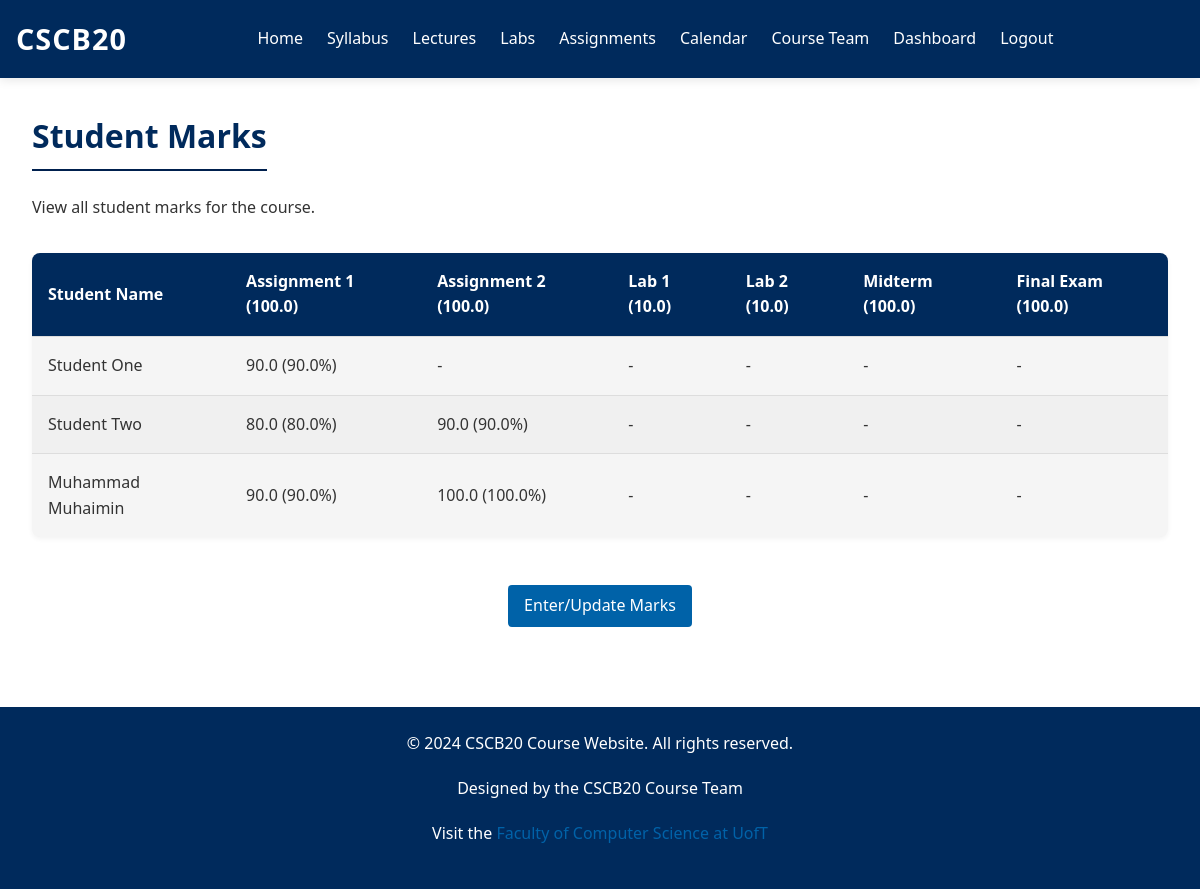
The app's page /instructor/marks (signed in), older data.
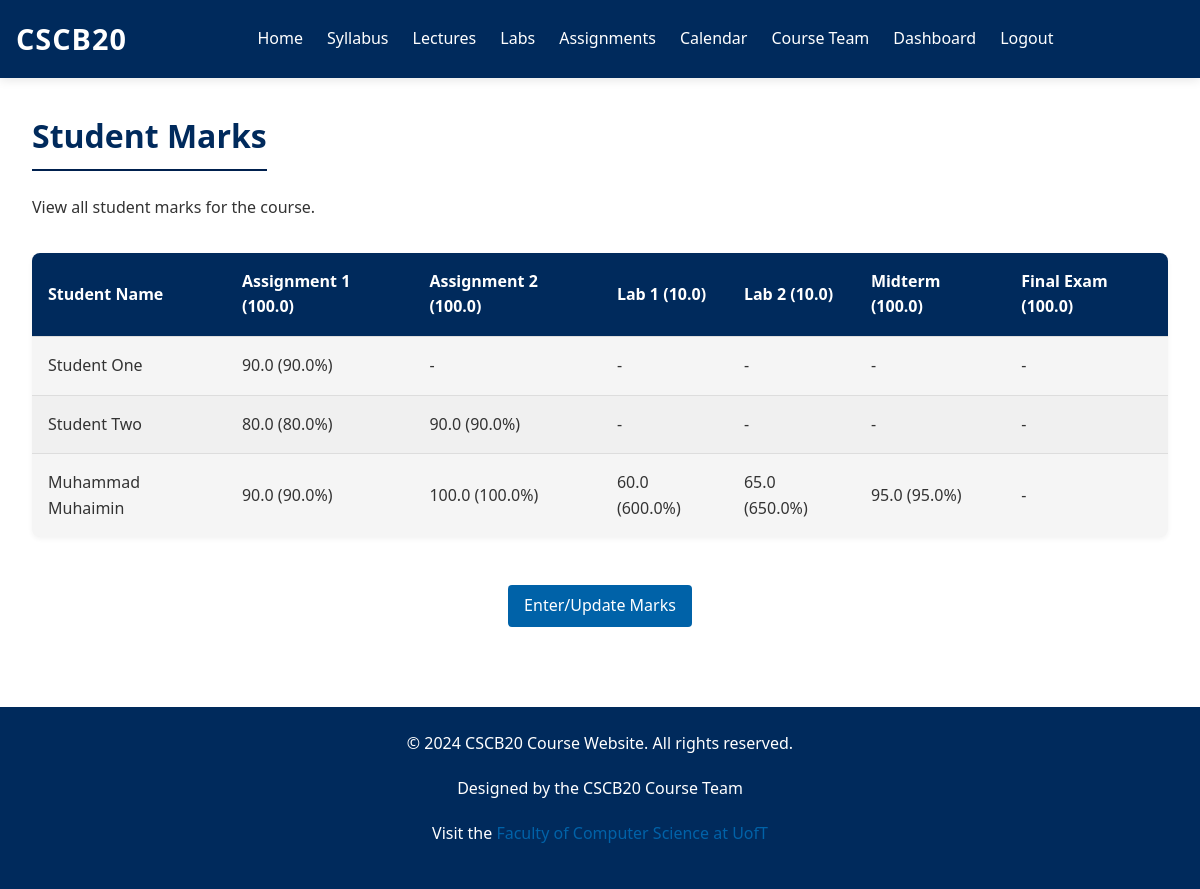
The same page, newer data.
### app.py (models this page shows, shortened)
class Assignment(db.Model):
    id = db.Column(db.Integer, primary_key=True)
    name = db.Column(db.String(100), nullable=False)
    type = db.Column(db.String(20), nullable=False)
    max_mark = db.Column(db.Float, nullable=False)
    marks = db.relationship('Mark', backref='assignment', lazy=True)
    remark_requests = db.relationship('RemarkRequest', backref='assignment', lazy=True)

class Mark(db.Model):
    id = db.Column(db.Integer, primary_key=True)
    student_id = db.Column(db.Integer, db.ForeignKey('user.id'), nullable=False)
    assignment_id = db.Column(db.Integer, db.ForeignKey('assignment.id'), nullable=False)
    mark = db.Column(db.Float, nullable=False)

### app.py (the view)
    def wrapper(*args, **kwargs):
        if 'user_id' not in session:
            flash('Please log in to access this page', 'info')
            return redirect(url_for('login'))
        return route_function(*args, **kwargs)

### app.py (called while the page is built)
def login_required(route_function):
    def wrapper(*args, **kwargs):
        if 'user_id' not in session:
            flash('Please log in to access this page', 'info')
            return redirect(url_for('login'))
        return route_function(*args, **kwargs)
    wrapper.__name__ = route_function.__name__
    return wrapper

### templates/instructor/marks.html (shortened to what this page needs)
{% extends 'base.html' %}
{% block content %}
<section class="marks-header">
    <h2>Student Marks</h2>
    <p>View all student marks for the course.</p>
</section>
<section class="marks-overview">
    <div class="marks-table-container">
        <table class="marks-table">
            <thead>
                <tr>
                    <th>Student Name</th>
                    {% for assignment in assignments %}
                    <th>{{ assignment.name }} ({{ assignment.max_mark }})</th>
                    {% endfor %}
                </tr>
            </thead>
            <tbody>
                {% for student_mark in student_marks %}
                <tr>
                    <td>{{ student_mark.student.name }}</td>
                    {% for assignment in assignments %}
                    <td>
                        {% if assignment.id in student_mark.marks %}
                        {{ student_mark.marks[assignment.id].mark }} ({{ "%.1f"|format(student_mark.marks[assignment.id].percentage) }}%)
                        {% else %}
                        -
                        {% endif %}
                    </td>
                    {% endfor %}
                </tr>
                {% endfor %}
            </tbody>
        </table>
    </div>
</section>
<section class="marks-actions">
    <a href="{{ url_for('enter_marks') }}" class="button">Enter/Update Marks</a>
</section>
{% endblock %}

Row changes from the older to the newer data that the page shows:
added Mark: mark "60.0"
added Mark: mark "65.0"
added Mark: mark "95.0"
Text that changed along with them:
new list line: "( 600.0 %)"
new list line: "( 650.0 %)"
new list line: "( 95.0 %)"
